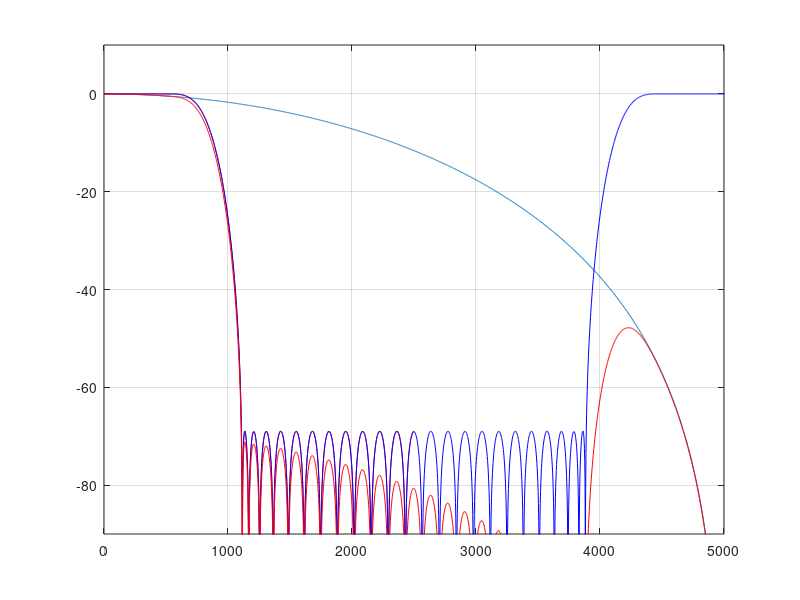

The MATLAB source for this figure:
fs = 40000;   %sampling frequency in KHz
fn = fs/2;

R = 8;      % Decimation
N = 3;      % Order
M = 1;      % Differential Delay

plotPoints = 1024*R;

fstep = fn/plotPoints;
f = (fstep:fstep:fn)/fs;
num = sin(pi*R*M*f);
den = sin(pi*f);
H = (num./den).^N;

H = H';
H = H./max(H);
H = abs(H);
H = H + 1e-6;
dBH = 20*log10(H);
figure(1)
hold off
plot(f.*fs,dBH);

% Post CIC filter
frs = fs/R;
frn = frs/2;

taps = 37;
order = taps-1;
fc = 0.5/3;
delta = 0.055;
bfilter = remez(order,2*[0 fc-delta fc+delta 0.5],[1 1 0 0]);

[Hb,w] = freqz(bfilter,1,plotPoints/R,frs);
Hb = Hb ./ max(Hb);
Hb = Hb + 1e-6;
figure(1);
hold on
plot(w,20*log10(abs(Hb)),'r'),grid

% Repeat the quarterband response across the cic response
Hdec = Hb;
wdec = w;
for k = 2:R
    wdec = [wdec ; (w + (k-1)*frn)];
    if (2*floor(k/2) == k)
        Hdec = [Hdec ; Hb((plotPoints/R) : -1 : 1)];
    else
        Hdec = [Hdec ; Hb];    
    end
end

plot(wdec, 20*log10(abs(Hdec)),'b');

% Show the combined response
Hcomb = 20*log10(abs(H)) + 20*log10(abs(Hdec));
plot(wdec, Hcomb, 'r');

%axis([0 fn/R -90 10]);
axis([0 2*fn/R -90 10]);

